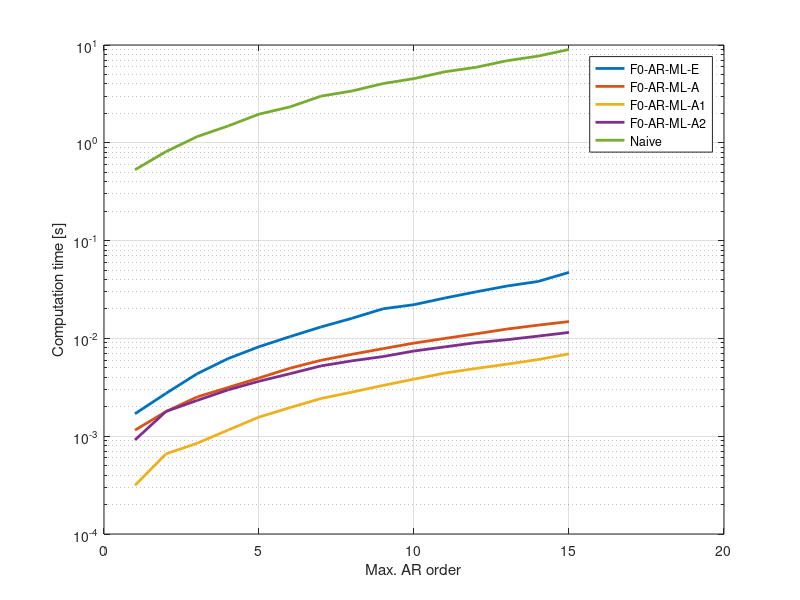

Recreate this plot in MATLAB. (Note: this script raises an error after producing the figure.)
clear
clc
close all

load('results/timingVsArOrder.mat');

timing2plot = squeeze(min(timingMtx,[],2));

semilogy(maxArOrderList', timing2plot, 'lineWidth',2)
xlabel('Max. AR order');
ylabel('Computation time [s]');
grid on;
legend(methods)

% store data in text file so that it is ready for plotting using tikz
comment = '';
legend_str = ['order ', strjoin(methods)];
data = [maxArOrderList', timing2plot];
mtx_to_tbl_pgfplots('results/timingVsArOrder',comment,legend_str,data);
